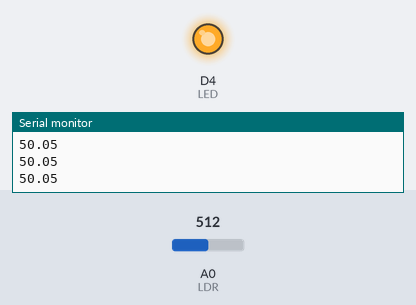
A sketch run on a simulated ESP8266 (NodeMCU). Shown: output pins drawn as LEDs (lit = HIGH), the last lines printed to the serial monitor. Dashed ring = blinking. Inputs (shaded band) come from the test bench; at power-on: A0 (LDR) = 512.

Above: at 1.2 s.
1.3 s: A0 (LDR) set to 122
At 1.91 s:
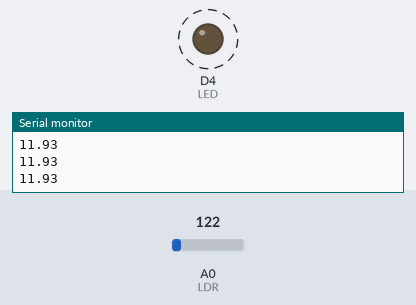
4.3 s: A0 (LDR) set to 109
7.3 s: A0 (LDR) set to 96
8.8 s: A0 (LDR) set to 511
At 11.6 s:
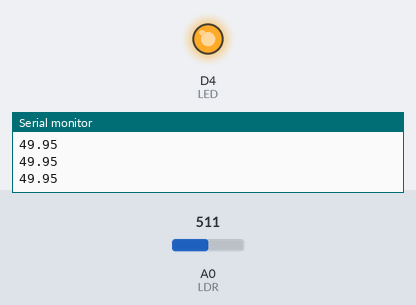
11.8 s: A0 (LDR) set to 0
Timing chart, 0 to 14.3 s (numbered marks = the images above; inputs shaded):
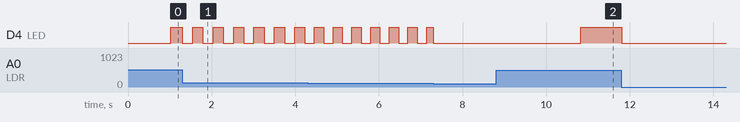

Measured:
- after the input at 8.8 s, D4 (LED): LOW → HIGH after 2.0 s
- by itself, D4 (LED): alternates HIGH for 0.22 s and LOW for 0.22 s

The sketch:

Exerc_cio_3_-_Pisca_do_LED_controlado_pelo_LDR.ino
```cpp
/**
 * Exercício 3 - Pisca do LED controlado pelo LDR
 * By: Jack Biller
 */

#define LDR A0                                                  // Definição do pino do LDR
#define LED D4                                                  // Definição do pino do LED
int   esperaPLeitura = 10,                                      // Espera que há em cada leitura
      statusLED      = 0,                                       // Controle de acender ou apagar o LED
      esperaAtual    = 0;                                       // Acumular o tempo decorrido de cada leitura
float valorAnalog    = 0;                                       // Armazena o valor de leitura do LDR

void setup() {
  Serial.begin(115200);                                         // Iniciar a Serial
  pinMode(LED, OUTPUT);                                         // Iniciar o pino do LED como saída
}

void loop() {
  if((leitura() * 100 / 2000) <= 10){                           // Se o valor de luminosidade for menor que 10% manterá o LED acesso
    digitalWrite(LED, LOW);                                     // Muda o status do LED para Ligado
    esperaAtual = 0;                                            // Zera o tempo de espra para piscar o LED novamente
  } else if(esperaAtual >= valorAnalog){                        // Caso o valor seja maior que 10% e maior ou igual que o tempo de espera muda status
    digitalWrite(LED, (statusLED = statusLED == 1 ? 0 : 1));    // Muda o status do LED para Ligado ou Desligado
    esperaAtual = 0;                                            // Zera o tempo de espra para piscar o LED novamente
  }
  delay(esperaPLeitura);                                        // Espera fazer a próxima leitura
  esperaAtual += esperaPLeitura;                                // Acumula o tempo de espera por leitura
}

float leitura(){                                                // Realiza, imprime e retorna a leitura do LDR
  Serial.println(valorAnalog = analogRead(LDR)/1023.0*100.0);
  return (valorAnalog = valorAnalog * 2000 / 100);
}
```
